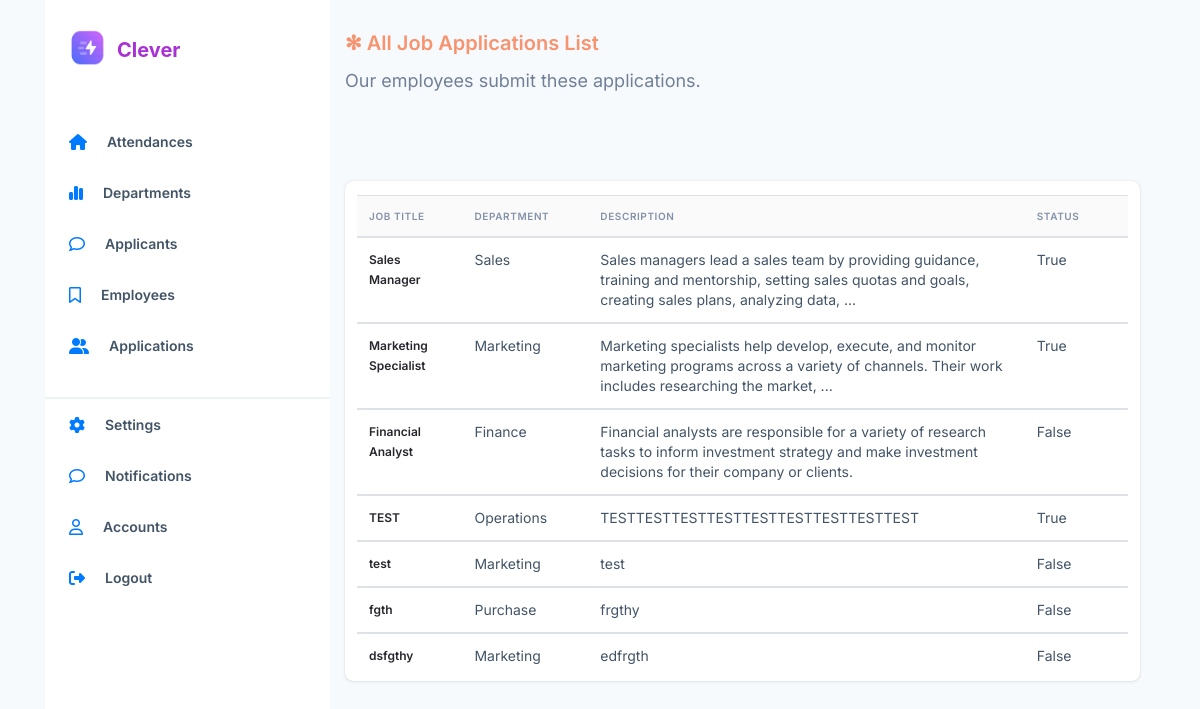
Page /job_applications/ (signed in) on the earlier database version.
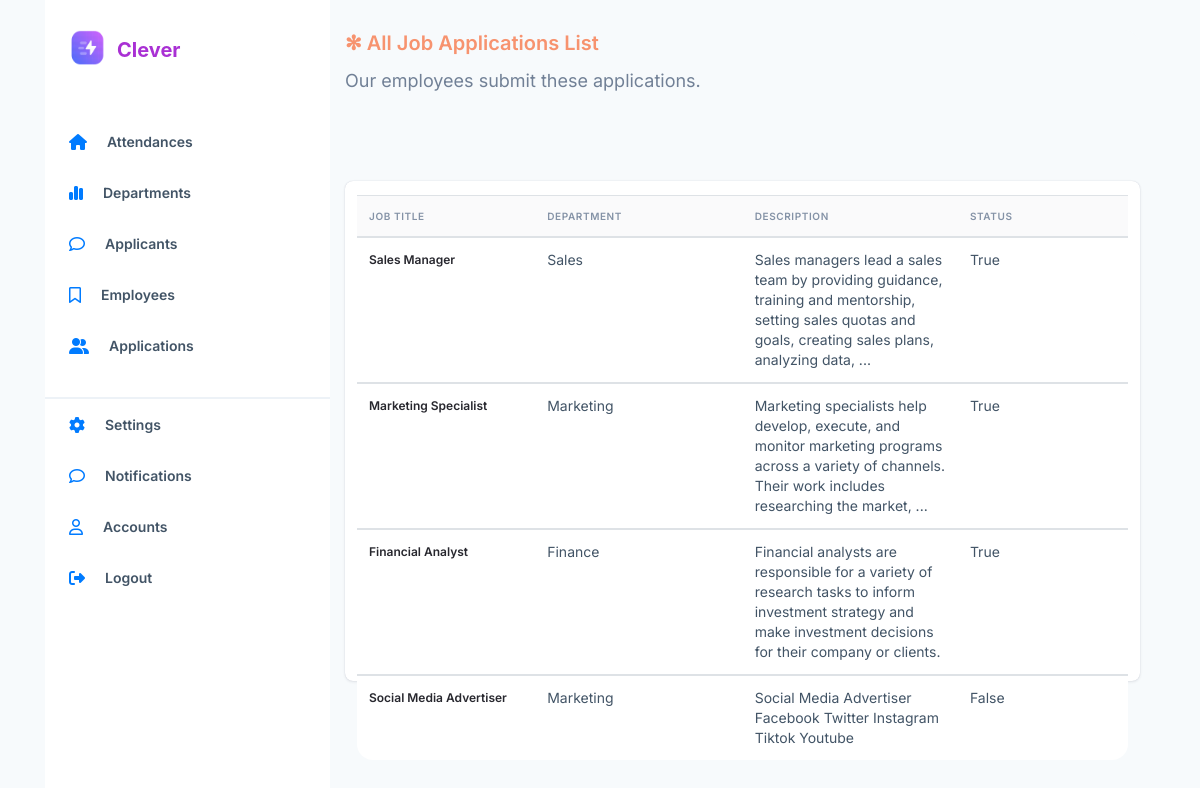
Same page on the later database version.
### employee_app/models.py (models this page shows, shortened)
class Job_Application(models.Model):
    job_title = models.TextField()
    job_description = models.TextField()
    is_published = models.BooleanField()
    department = models.ForeignKey(Department, on_delete=models.PROTECT)

class Department(models.Model):
    name = models.TextField(unique=True)
    def __str__(self):
        return self.name

### employee_app/views.py (the view, shortened to what this page needs)
# urls.py: path('job_applications/', views.JobAapplicationsList.as_view(), name='job_applications'),
class JobAapplicationsList(ListView):
    model = Job_Application
    context_object_name = 'job_applications'
    def get(self, request, *args, **kwargs):
        if not request.user.is_authenticated:
            response = redirect('/login/')
            return response
        return super(JobAapplicationsList, self).get(request, **kwargs)

### employee_app/templates/employee_app/job_application_list.html (shortened to what this page needs)
{% extends 'base.html' %}
{% block content %}
<div class="center">
	<div class="tables">
		<div class="heading-section position-absolute">
			<div class="title">
				✻ All Job Applications List
			</div>
			<div class="text">
				Our employees submit these applications.
			</div>
		</div>
		<div class="dep-list ">
			<table class="table">
				<thead>
				  <tr>
					<th scope="col">Job Title</th>
					<th scope="col">Department</th>
					<th scope="col">Description</th>
					<th scope="col">Status</th>
				  </tr>
				</thead>
				{% for job_application in job_applications %}
				<tbody>
				  <tr>
					<th scope="row">{{ job_application.job_title }}</th>
					<td>{{ job_application.department }}</td>
					<td>{{ job_application.job_description }}</td>
					<td>{{ job_application.is_published }}</td>
				  </tr>
				</tbody>
				{% endfor %}
			  </table>
		</div>
	</div>
</div>
{% endblock content %}

Differences in the rows shown:
removed Job_Application: job_title "TEST", department "Operations", job_description "TESTTESTTESTTESTTESTTESTTESTTESTTEST", is_published "True"
removed Job_Application: job_title "test", department "Marketing", job_description "test", is_published "False"
removed Job_Application: job_title "fgth", department "Purchase", job_description "frgthy", is_published "False"
changed Job_Application "Financial Analyst": is_published "False" → "True"
changed Job_Application "False": job_title "dsfgthy" → "Social Media Advertiser"; job_description "edfrgth" → "Social Media Advertiser Facebook Twitter Instagram Tiktok Youtube"
